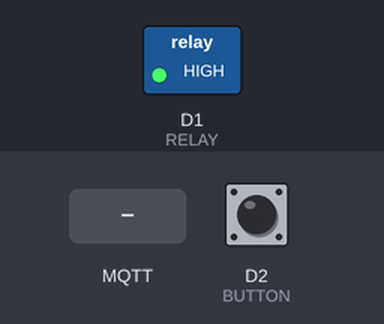
Recording of a sketch running on a simulated ESP8266 (NodeMCU). On the bench: switched loads named in the sketch (green lamp = pin HIGH). The test bench sets the inputs (shaded band); at power-on: D2 (BUTTON) HIGH. WiFi joins after 1.5 s; servers stay silent unless stated; random numbers use the default seed unless the sketch sets one; no MQTT or app messages arrive unless stated.

Above: at 2.7 s.
2.8 s: D2 (BUTTON) pulled LOW for 0.15 s
At 2.88 s:
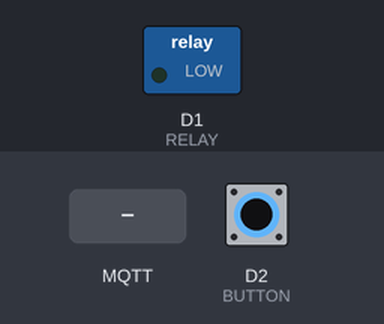
4.4 s: D2 (BUTTON) pulled LOW for 3.2 s
At 8.8 s:
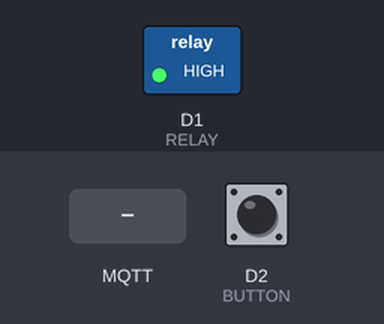
9.1 s: MQTT message "ON" arrives on the first subscribed topic
At 9.6 s:
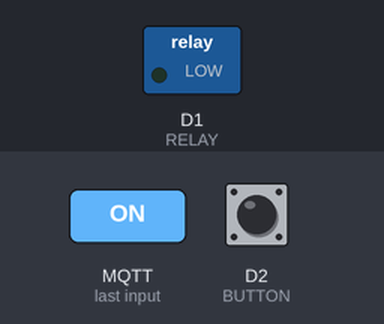
Timing chart, 0 to 12.1 s (numbered marks = the images above; inputs shaded):
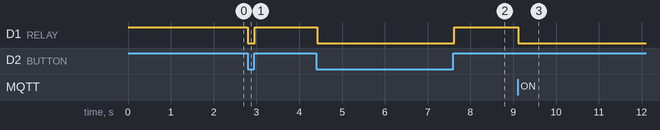

Measured:
- after the input at 2.8 s, D1 (RELAY): HIGH → LOW at once, → HIGH 0.16 s later
- after the input at 4.4 s, D1 (RELAY): HIGH → LOW at once, → HIGH 3.2 s later
- after the input at 9.1 s, D1 (RELAY): HIGH → LOW at once

The sketch:

do_an.ino
```cpp
#include <ESP8266WiFi.h>
#include <PubSubClient.h>
const char* ssid     = "Gia Long";
const char* password = "0969143889";

/* ===== MQTT ===== */
const char* mqtt_server = "broker.hivemq.com";
const char* cmd_topic   = "lop9/relay/cmd";
const char* state_topic = "lop9/relay/state";

#define RELAY D1
#define RELAY_ON  LOW     // relay được kích hoạt ở chế độ LOW
#define RELAY_OFF HIGH
#define BUTTON D2 // tạo nút bấm D2
WiFiClient espClient;
PubSubClient client(espClient);
bool trang_thai_chuong = false;
bool lastButtonState = HIGH;
void setChuong(bool bat) {
  trang_thai_chuong = bat;
  digitalWrite(RELAY, bat ? RELAY_ON : RELAY_OFF);
  client.publish(state_topic, bat ? "ON" : "OFF", true); //phần để gửi trạng thái của relay lên sever
}
void callback(char* topic, byte* payload, unsigned int length) {
  String msg = "";
  for (unsigned int i = 0; i < length; i++) {
    msg += (char)payload[i];
  }
  if (String(topic) == cmd_topic) {
    if (msg == "ON")  setChuong(true);
    if (msg == "OFF") setChuong(false);
  }
}
void reconnect() {
  while (!client.connected()) {
    String clientId = "ESP8266-" + String(random(0xffff), HEX);
    if (client.connect(clientId.c_str())) {
      client.subscribe(cmd_topic);
      setChuong(false);
    } else {
      delay(2000);
    }
  }
}
void setup() {
  Serial.begin(9600);
  pinMode(RELAY, OUTPUT);
  pinMode(BUTTON, INPUT_PULLUP);
  digitalWrite(RELAY, RELAY_OFF);
  WiFi.begin(ssid, password);
  while (WiFi.status() != WL_CONNECTED) {
    delay(300);
  }
  client.setServer(mqtt_server, 1883);
  client.setCallback(callback);
}
void loop() {
  if (!client.connected()) {
    reconnect();
  }
  client.loop();
  bool btn = digitalRead(BUTTON);
  if (btn == LOW && lastButtonState == HIGH) {
    setChuong(true);
  }
  if (btn == HIGH && lastButtonState == LOW) {
    setChuong(false);
  }
  lastButtonState = btn;
  delay(20);
}
```
